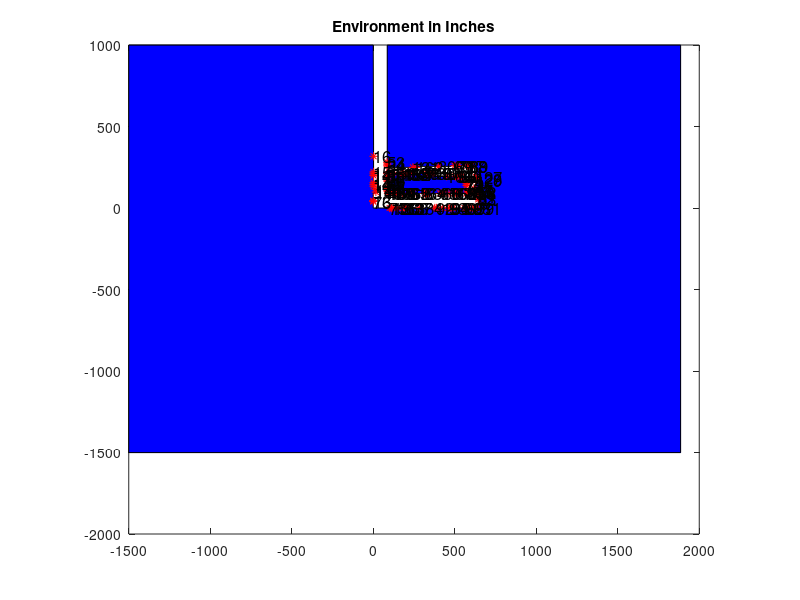
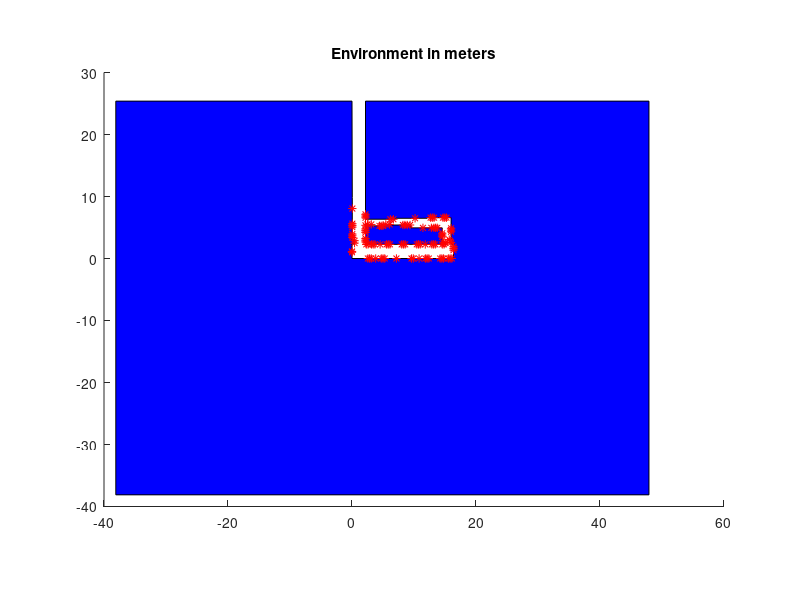

Recreate these plots in MATLAB, in order. (Note: this script raises an error after producing the figures.)
clc;clear all;close all;

% every raw number is in inches. They get converted to meters at the end (when we draw
% them).

sanity_checks = 1;

L_size = 11;

origin = [0;0];
v_out(:,1) = origin;
L = [];

%% Landmarks in forward direction
x = v_out(1,end);
y = v_out(2,end);

% id = 1;
% origin_to_L1 = 89.5;
% L(:,end+1) = [id; x+origin_to_L1; y];

id = 75;
origin_to_L75 = 100.5;
L(:,end+1) = [id; x+origin_to_L75; y; pi/2];

id = 135;
origin_to_L135 = origin_to_L75 + L_size;
L(:,end+1) = [id; x+origin_to_L135; y; pi/2];

id = 136;
origin_to_L136 = origin_to_L135 + L_size;
L(:,end+1) = [id; x+origin_to_L136; y; pi/2];

id = 163;
origin_to_L163 = origin_to_L136 + L_size/2 + 17 + L_size/2;
L(:,end+1) = [id; x+origin_to_L163; y; pi/2];

id = 2;
origin_to_L2 = 186;
L(:,end+1) = [id; x+origin_to_L2; y; pi/2];


id = 137;
origin_to_L137 = origin_to_L2 + L_size;
L(:,end+1) = [id; x+origin_to_L137; y; pi/2];

id = 138;
origin_to_L138 = origin_to_L137 + L_size;
L(:,end+1) = [id; x+origin_to_L138; y; pi/2];

id = 3;
origin_to_L3 = 282;
L(:,end+1) = [id; x+origin_to_L3; y; pi/2];

id = 4;
origin_to_L4 = 300 + 78;
L(:,end+1) = [id; x+origin_to_L4; y; pi/2];

id = 92;
origin_to_L92 = origin_to_L4 + L_size;
L(:,end+1) = [id; x+origin_to_L92; y; pi/2];

id = 164;
origin_to_L164 = origin_to_L92 + L_size/2 + 26 + L_size/2;
L(:,end+1) = [id; x+origin_to_L164; y; pi/2];

id = 93;
origin_to_L93 = 300 + 166;
L(:,end+1) = [id; x+origin_to_L93; y; pi/2];

id = 94;
origin_to_L94 = origin_to_L93 + L_size;
L(:,end+1) = [id; x+origin_to_L94; y; pi/2];

id = 95;
origin_to_L95 = origin_to_L94 + L_size;
L(:,end+1) = [id; x+origin_to_L95; y; pi/2];

id = 96;
origin_to_L96 = 300 + 259.5;
L(:,end+1) = [id; x+origin_to_L96; y; pi/2];

id = 6;
origin_to_L6 = origin_to_L96 + L_size;
L(:,end+1) = [id; x+origin_to_L6; y; pi/2];

id = 97;
origin_to_L97 = origin_to_L6 + L_size;
L(:,end+1) = [id; x+origin_to_L97; y; pi/2];

id = 98;
origin_to_L98 = 600 + 12;
L(:,end+1) = [id; x+origin_to_L98; y; pi/2];

id = 211;
origin_to_L211 = origin_to_L98 + L_size;
L(:,end+1) = [id; x+origin_to_L211; y; pi/2];

id = 99;
origin_to_L99 = origin_to_L211 + L_size;
L(:,end+1) = [id; x+origin_to_L99; y; pi/2];

%% Vertices
origin_to_digital_door_right = 641.25;
x = v_out(1,end);
y = v_out(2,end);
v_out(:,end+1) = [x+origin_to_digital_door_right  ; y];

ToRightMetalCorner = 9.5;
x = v_out(1,end);
y = v_out(2,end);
v_out(:,end+1) = [x ; y+ToRightMetalCorner];

ToDigitalDoorCorner = 3.35;
x = v_out(1,end);
y = v_out(2,end);
v_out(:,end+1) = [x+ToDigitalDoorCorner ; y];

digital_door_size = 71;
x = v_out(1,end);
y = v_out(2,end);
v_out(:,end+1) = [x ; y+digital_door_size];

%% Landmarks
x = v_out(1,end);
y = v_out(2,end);

id = 81;
LeftDoorCornerTo81 = L_size/2;
L(:,end+1) = [id; x; y - LeftDoorCornerTo81; pi];

id = 82;
LeftDoorCornerTo82 = LeftDoorCornerTo81 + L_size;
L(:,end+1) = [id; x; y - LeftDoorCornerTo82; pi];

id = 83;
LeftDoorCornerTo83 = LeftDoorCornerTo82 + L_size;
L(:,end+1) = [id; x; y - LeftDoorCornerTo83; pi];

%% vertices

ToLeftMetalCorner = 3.35;
x = v_out(1,end);
y = v_out(2,end);
v_out(:,end+1) = [x-ToLeftMetalCorner ; y];

ToHallwayCorner = 9.5;
x = v_out(1,end);
y = v_out(2,end);
v_out(:,end+1) = [x ; y+ToHallwayCorner ];

ToRightMetalofBackDoor = 8.25;
x = v_out(1,end);
y = v_out(2,end);
v_out(:,end+1) = [x-ToRightMetalofBackDoor ; y ];

ToRightCornerofBackDoor = 4;
x = v_out(1,end);
y = v_out(2,end);
v_out(:,end+1) = [x ; y+ToRightCornerofBackDoor  ];

% BackDoorWidth = 35.75;
% BackDoorAngle = atan2(26,25);
% x = v_out(1,end);
% y = v_out(2,end);
% v_out(:,end+1) = [x-BackDoorWidth*cos(BackDoorAngle) ; y+BackDoorWidth*sin(BackDoorAngle) ];

% For sanity check: End of door when it is closed!!
BackDoorWidth = 36;
x = v_out(1,end);
y = v_out(2,end);
EndofTheClosedDoor = [x - BackDoorWidth , y];

BackDoorWidth = 36;
BackDoorAngle = atan2(31,18.5);
x = v_out(1,end);
y = v_out(2,end);
v_out(:,end+1) = [x-BackDoorWidth*cos(BackDoorAngle) ; y+BackDoorWidth*sin(BackDoorAngle) ];

%% Landmarks
x = v_out(1,end);
y = v_out(2,end);

BackDoorLandmarkAngles = -pi/2-BackDoorAngle;

id = 84;
BackDoorEdgeTo84 = L_size/2;
L(:,end+1) = [id; x+BackDoorEdgeTo84*cos(BackDoorAngle) ; y-BackDoorEdgeTo84*sin(BackDoorAngle); BackDoorLandmarkAngles ];

id = 12;
BackDoorEdgeTo12 = BackDoorEdgeTo84 + L_size;
L(:,end+1) = [id; x+BackDoorEdgeTo12*cos(BackDoorAngle) ; y-BackDoorEdgeTo12*sin(BackDoorAngle); BackDoorLandmarkAngles ];

id = 85;
BackDoorEdgeTo85 = BackDoorEdgeTo12 + L_size;
L(:,end+1) = [id; x+BackDoorEdgeTo85*cos(BackDoorAngle) ; y-BackDoorEdgeTo85*sin(BackDoorAngle); BackDoorLandmarkAngles ];

%% vertices
BackDoorDepth = 1.75;
perpAngle = BackDoorAngle+pi/2;
x = v_out(1,end);
y = v_out(2,end);
v_out(:,end+1) = [x-BackDoorDepth*cos(perpAngle) ; y+BackDoorDepth*sin(perpAngle) ];

BackDoorWidth = 35.75;
BackDoorAngle = atan2(31,18.5);
x = v_out(1,end);
y = v_out(2,end);
v_out(:,end+1) = [x+BackDoorWidth*cos(BackDoorAngle) ; y-BackDoorWidth*sin(BackDoorAngle) ];

BackDoorToCrossOnShelf = 32.7;
x = v_out(1,end);
y = v_out(2,end);
v_out(:,end+1) = [x ; y+BackDoorToCrossOnShelf ];

CrossOnShelfToShelfCorner = 5.2;
x = v_out(1,end);
y = v_out(2,end);
v_out(:,end+1) = [x-CrossOnShelfToShelfCorner ; y ];


%% Landmarks
x = v_out(1,end);
y = v_out(2,end);

id = 129;
ShelfCornerTo129 = 42;
L(:,end+1) = [id; x ; y+ShelfCornerTo129 ; pi];

id = 128;
ShelfCornerTo128 = ShelfCornerTo129 + L_size;
L(:,end+1) = [id; x; y + ShelfCornerTo128; pi];

id = 127;
ShelfCornerTo127 = ShelfCornerTo128 + L_size;
L(:,end+1) = [id; x; y + ShelfCornerTo127; pi];

%% vertices
ShelfCornerToCross = 131.5;
x = v_out(1,end);
y = v_out(2,end);
v_out(:,end+1) = [x  ; y+ShelfCornerToCross  ];


%% Landmarks
x = v_out(1,end);
y = v_out(2,end);

id = 89;
CrossTo89 = 29.5;
L(:,end+1) = [id; x - CrossTo89 ; y ; -pi/2];

id = 88;
CrossTo88 = CrossTo89 + L_size;
L(:,end+1) = [id; x - CrossTo88; y ; -pi/2];

id = 87;
CrossTo87 = CrossTo88 + L_size;
L(:,end+1) = [id; x - CrossTo87; y ; -pi/2];

id = 71;
CrossTo71 = 108;
L(:,end+1) = [id; x - CrossTo71 ; y ; -pi/2];

id = 70;
CrossTo70 = CrossTo71 + L_size;
L(:,end+1) = [id; x - CrossTo70; y ; -pi/2];

id = 69;
CrossTo69 = CrossTo70 + L_size;
L(:,end+1) = [id; x - CrossTo69; y ; -pi/2];


%% vertices
CrossToEdgeofGoalDesk = 152.67;
x = v_out(1,end);
y = v_out(2,end);
v_out(:,end+1) = [x - CrossToEdgeofGoalDesk  ; y];

EdgeofGoalDeskToHypothCross = 4;
x = v_out(1,end);
y = v_out(2,end);
v_out(:,end+1) = [x  ; y - EdgeofGoalDeskToHypothCross];

%% Landmarks
x = v_out(1,end);
y = v_out(2,end);

id = 300;
HypothCrossTo300 = 76;
L(:,end+1) = [id; x - HypothCrossTo300; y; -pi/2];
 
%% vertices
From300ToTrashCan = L_size/2 + 121;
HypothCrossToPlasticTrashCan = HypothCrossTo300 + From300ToTrashCan;
x = v_out(1,end);
y = v_out(2,end);
v_out(:,end+1) = [x - HypothCrossToPlasticTrashCan  ; y];

PointOnTrashCanToEdgeofTrashCan = 6;
x = v_out(1,end);
y = v_out(2,end);
v_out(:,end+1) = [x  ; y - PointOnTrashCanToEdgeofTrashCan];

%% Landmarks
x = v_out(1,end);
y = v_out(2,end);

id = 162;
EdgeOfTrashCanTo162 = 5.8 + L_size/2;
L(:,end+1) = [id; x - EdgeOfTrashCanTo162; y ; -pi/2];

%% vertices
EdgeOfTrashCanToMetalCornerInnerDoor = 2 + L_size/2 + EdgeOfTrashCanTo162;
x = v_out(1,end);
y = v_out(2,end);
v_out(:,end+1) = [x - EdgeOfTrashCanToMetalCornerInnerDoor ; y ];

%% Landmarks
x = v_out(1,end);
y = v_out(2,end);

id = 131;
MetalTo131 = 6.35+L_size/2;
L(:,end+1) = [id; x - MetalTo131; y ; -pi/2];

%% vertices
InnerDoorMetalToFrontDoor = 169.5;
x = v_out(1,end);
y = v_out(2,end);
v_out(:,end+1) = [x - InnerDoorMetalToFrontDoor ; y ];

ObtainedRestRoomCorridorWidth = v_out(1,end);

%% landmarks
x = v_out(1,end);
y = v_out(2,end);

id = 54;
FrontdoorMetalTo54 = 3.7 + L_size/2;
L(:,end+1) = [id; x ; y + FrontdoorMetalTo54; pi];

id = 24;
FrontdoorMetalTo24 = FrontdoorMetalTo54 + L_size;
L(:,end+1) = [id; x ; y + FrontdoorMetalTo24 ; pi];

id = 53;
FrontdoorMetalTo53 = FrontdoorMetalTo54 + 2*L_size;
L(:,end+1) = [id; x ; y + FrontdoorMetalTo53; pi];

%% vertices
ToSomeWhereAfterRestRoom = 750;
x = v_out(1,end);
y = v_out(2,end);
v_out(:,end+1) = [x  ; y + ToSomeWhereAfterRestRoom ];

ToSomeWhereRightofElev = 1800;
x = v_out(1,end);
y = v_out(2,end);
v_out(:,end+1) = [x + ToSomeWhereRightofElev ; y  ];

ToSomeWhereBehindDigital = 2500;
x = v_out(1,end);
y = v_out(2,end);
v_out(:,end+1) = [x ; y-ToSomeWhereBehindDigital ];

Toinsidewall = 1500;
ToSomeWhereBehindOrigin = ToSomeWhereRightofElev+ObtainedRestRoomCorridorWidth+Toinsidewall;
x = v_out(1,end);
y = v_out(2,end);
v_out(:,end+1) = [x-ToSomeWhereBehindOrigin ; y];

ToSomeWhereBehindDavidsOffice = ToSomeWhereBehindDigital;
x = v_out(1,end);
y = v_out(2,end);
v_out(:,end+1) = [x; y+ToSomeWhereBehindDavidsOffice ];

ToSomepointOnDavidsWall = Toinsidewall;
x = v_out(1,end);
y = v_out(2,end);
v_out(:,end+1) = [x+ToSomepointOnDavidsWall ; y];

% We measured directly the coordinates of the left inner corner of the
% second column (in front of restrooms)
v_out(:,end+1) = [2 ; 273+112+1.2 ];

left_inner_corner_second_column_TO_right_inner_corner_first_column = 267.9;

%% landmarks
x = v_out(1,end);
y = v_out(2,end);

id = 16;
leftInnerCornerSecondColumn_to_L16 = 69;
L(:,end+1) = [id; x; y - leftInnerCornerSecondColumn_to_L16; 0];

id = 15;
leftInnerCornerSecondColumn_to_L15 = 165.1;
L(:,end+1) = [id; x; y - leftInnerCornerSecondColumn_to_L15; 0];

id = 145;
leftInnerCornerSecondColumn_to_L145 = leftInnerCornerSecondColumn_to_L15 + L_size;
L(:,end+1) = [id; x; y - leftInnerCornerSecondColumn_to_L145; 0];

id = 144;
leftInnerCornerSecondColumn_to_L144 = leftInnerCornerSecondColumn_to_L145 + L_size;
L(:,end+1) = [id; x; y - leftInnerCornerSecondColumn_to_L144; 0];

id = 141;
leftInnerCornerSecondColumn_to_L141 = left_inner_corner_second_column_TO_right_inner_corner_first_column - 37;
L(:,end+1) = [id; x; y - leftInnerCornerSecondColumn_to_L141; 0];

id = 142;
leftInnerCornerSecondColumn_to_L142 = leftInnerCornerSecondColumn_to_L141 + L_size;
L(:,end+1) = [id; x; y - leftInnerCornerSecondColumn_to_L142; 0];

id = 14;
leftInnerCornerSecondColumn_to_L14 = leftInnerCornerSecondColumn_to_L142 + L_size;
L(:,end+1) = [id; x; y - leftInnerCornerSecondColumn_to_L14; 0];

%% vertices
left_inner_corner_second_column_TO_right_inner_corner_first_column = left_inner_corner_second_column_TO_right_inner_corner_first_column; % for the sake of code readability
x = v_out(1,end);
y = v_out(2,end);
v_out(:,end+1) = [x ; y - left_inner_corner_second_column_TO_right_inner_corner_first_column];

%% vertices
rightWidthofTheFirstColumn = 14.2;
x = v_out(1,end);
y = v_out(2,end);
v_out(:,end+1) = [x + rightWidthofTheFirstColumn  ; y ];

FaceWidthofTheFirstColumn = 25.8;
%% landmarks
x = v_out(1,end);
y = v_out(2,end);

id = 143;
leftOuterCornerFirstColumn_to_L143 = L_size/2;
L(:,end+1) = [id; x; y - leftOuterCornerFirstColumn_to_L143; 0];

id = 140;
leftOuterCornerFirstColumn_to_L140 = FaceWidthofTheFirstColumn  - L_size/2;
L(:,end+1) = [id; x; y - leftOuterCornerFirstColumn_to_L140; 0];

%% vertices
FaceWidthofTheFirstColumn = FaceWidthofTheFirstColumn; % for the sake of code readability
x = v_out(1,end);
y = v_out(2,end);
v_out(:,end+1) = [x ; y - FaceWidthofTheFirstColumn ];

%% vertices
leftWidthofTheFirstColumn = 16.2;
x = v_out(1,end);
y = v_out(2,end);
v_out(:,end+1) = [x - leftWidthofTheFirstColumn ; y];

%% landmarks
x = v_out(1,end);
y = v_out(2,end);

id = 13;
leftInnerCornerFirstColumn_to_L13 = 47.5;
L(:,end+1) = [id; x; y - leftInnerCornerFirstColumn_to_L13; 0];

id = 76;
leftInnerCornerFirstColumn_to_L76 = leftInnerCornerFirstColumn_to_L13 + L_size/2;
L(:,end+1) = [id; x; y - leftInnerCornerFirstColumn_to_L76; 0];

%% vertices
left_inner_corner_of_the_first_column_TO_origin = 92.5;
x = v_out(1,end);
y = v_out(2,end);
v_out(:,end+1) = [x ; y - left_inner_corner_of_the_first_column_TO_origin];

% %% Landmarks in backward direction
% x = v_out(1,end);
% y = v_out(2,end);
% 
% id = 76;
% origin_to_L76 = 34.5;
% L(:,end+1) = [id; x; y + origin_to_L76];
% 
% id = 13;
% origin_to_L13 = origin_to_L76 + L_size;
% L(:,end+1) = [id; x; y + origin_to_L13];

% sanity check
if any(v_out(:,end) ~= v_out(:,1))
%     error('origin is not reached')
end

fill(v_out(1,:),v_out(2,:),'b')

%======================================================================================================
%======================================================================================================
%======================================================================================================
%==================================Inside Polygon
MeasuredRestRoomCorridorWidth = 85.5;
MeasuredElhamCorridorWidth = 89.7;
FirstCornerCloseToOrigin = [MeasuredRestRoomCorridorWidth  , MeasuredElhamCorridorWidth];
v_AliOffice(:,1) = FirstCornerCloseToOrigin;

CornerToBackDoorMetal = 511.5;

%% Landmarks
x = v_AliOffice(1,end);
y = v_AliOffice(2,end);

id = 139;
CornerTo139 = L_size/2;
L(:,end+1) = [id; x + CornerTo139 ; y ; -pi/2];

id = 150;
CornerTo150 = L_size + L_size/2;
L(:,end+1) = [id; x + CornerTo150 ; y ; -pi/2];

id = 59;
CornerTo59 = 32.6 + L_size/2;
L(:,end+1) = [id; x + CornerTo59 ; y ; -pi/2];

id = 7;
CornerTo7 = CornerTo59 + L_size;
L(:,end+1) = [id; x + CornerTo7 ; y ; -pi/2];

id = 60;
CornerTo60 = CornerTo7 + L_size;
L(:,end+1) = [id; x + CornerTo60 ; y ; -pi/2];

id = 165;
CornerTo165 = CornerTo60 + L_size/2 + 22 + L_size/2;
L(:,end+1) = [id; x + CornerTo165 ; y ; -pi/2];

id = 61;
CornerTo61 = CornerTo60 + L_size/2 + 62.9 + L_size/2;
L(:,end+1) = [id; x + CornerTo61 ; y ; -pi/2];

id = 8;
CornerTo8 = CornerTo61 + L_size;
L(:,end+1) = [id; x + CornerTo8 ; y ; -pi/2];

id = 62;
CornerTo62 = CornerTo8 + L_size;
L(:,end+1) = [id; x + CornerTo62 ; y ; -pi/2];

id = 63;
CornerTo63 = CornerTo62 + L_size/2 + 63.1 + L_size/2;
L(:,end+1) = [id; x + CornerTo63 ; y ; -pi/2];

id = 9;
CornerTo9 = CornerTo63 + L_size;
L(:,end+1) = [id; x + CornerTo9 ; y ; -pi/2];

id = 64;
CornerTo64 = CornerTo9 + L_size;
L(:,end+1) = [id; x + CornerTo64 ; y ; -pi/2];


id = 65;
CornerTo65 = CornerTo64 + L_size/2 + 62.6 + L_size/2;
L(:,end+1) = [id; x + CornerTo65 ; y ; -pi/2];

id = 10;
CornerTo10 = CornerTo65 + L_size;
L(:,end+1) = [id; x + CornerTo10 ; y ; -pi/2];

id = 66;
CornerTo66 = CornerTo10 + L_size;
L(:,end+1) = [id; x + CornerTo66 ; y ; -pi/2];

id = 166;
CornerTo166 = CornerTo66 + L_size/2 + 21 + L_size/2;
L(:,end+1) = [id; x + CornerTo166 ; y ; -pi/2];

id = 67;
CornerTo67 = CornerToBackDoorMetal - 62.5 - 2*L_size - L_size/2;
L(:,end+1) = [id; x + CornerTo67 ; y ; -pi/2];

id = 11;
CornerTo11 = CornerTo67 + L_size;
L(:,end+1) = [id; x + CornerTo11 ; y ; -pi/2];

id = 68;
CornerTo68 = CornerTo11 + L_size;
L(:,end+1) = [id; x + CornerTo68 ; y ; -pi/2];

id = 80;
CornerTo80 = CornerToBackDoorMetal - 18 - L_size/2;
L(:,end+1) = [id; x + CornerTo80 ; y ; -pi/2];

id = 210;
CornerTo210 = CornerToBackDoorMetal - 18 + L_size/2;
L(:,end+1) = [id; x + CornerTo210 ; y ; -pi/2];

%% vertices
CornerToBackDoorMetal = CornerToBackDoorMetal; % for the sake of code readability
x = v_AliOffice(1,end);
y = v_AliOffice(2,end);
v_AliOffice(:,end+1) = [x+CornerToBackDoorMetal  ; y];

% sanity check
x = v_AliOffice(1,end);
y = v_AliOffice(2,end);
if x~= EndofTheClosedDoor(1)
    x_fromInnerMeasurments = x
    x_fromouterMeasurments = EndofTheClosedDoor(1)
    differ = x - EndofTheClosedDoor(1)
    error('inconsistency')
end


%% vertices
MetalWidth = 9;
x = v_AliOffice(1,end);
y = v_AliOffice(2,end);
v_AliOffice(:,end+1) = [x ; y + MetalWidth];

%% Landmarks
x = v_AliOffice(1,end);
y = v_AliOffice(2,end);

id = 152;
BackDoorMetalTo152 = L_size/2;
L(:,end+1) = [id; x-BackDoorMetalTo152 ; y ; pi/2];

id = 153;
BackDoorMetalTo153 = L_size+L_size/2;
L(:,end+1) = [id; x-BackDoorMetalTo153 ; y ; pi/2];

%% vertices
ToBoxLine = 24;
x = v_AliOffice(1,end);
y = v_AliOffice(2,end);
v_AliOffice(:,end+1) = [x - ToBoxLine; y];

%% Landmarks
x = v_AliOffice(1,end);
y = v_AliOffice(2,end);

id = 72;
BoxLineWallCornerTo72 = 34 + L_size/2;
L(:,end+1) = [id; x ; y+BoxLineWallCornerTo72 ; 0];

id = 73;
BoxLineWallCornerTo73 = BoxLineWallCornerTo72 + L_size;
L(:,end+1) = [id; x ; y+BoxLineWallCornerTo73 ; 0];

id = 74;
BoxLineWallCornerTo74 = BoxLineWallCornerTo73 + L_size;
L(:,end+1) = [id; x ; y+BoxLineWallCornerTo74 ; 0];


%% vertices

BoxLineLength = 96;
x = v_AliOffice(1,end);
y = v_AliOffice(2,end);
v_AliOffice(:,end+1) = [x ; y + BoxLineLength];

%% Landmarks
x = v_AliOffice(1,end);
y = v_AliOffice(2,end);

id = 90;
CrossTo90 = 26 + L_size/2;
L(:,end+1) = [id; x - CrossTo90 ; y ; pi/2];

id = 86;
CrossTo86 = CrossTo90 + L_size;
L(:,end+1) = [id; x - CrossTo86 ; y ; pi/2];

id = 91;
CrossTo91 = CrossTo86 + L_size;
L(:,end+1) = [id; x - CrossTo91 ; y ; pi/2];

id = 160;
CrossTo160 = CrossTo91 + L_size/2 + 4.5 + L_size/2;
L(:,end+1) = [id; x - CrossTo160 ; y ; pi/2];

id = 161;
CrossTo161 = CrossTo160 + L_size/2 + 42.5 + L_size/2;
L(:,end+1) = [id; x - CrossTo161 ; y ; pi/2];

%% vertices
ToArnoudDeskCorner = 75;
x = v_AliOffice(1,end);
y = v_AliOffice(2,end);
v_AliOffice(:,end+1) = [x - ToArnoudDeskCorner ; y ];

ToPoePrinterDesk = 123.9;
x = v_AliOffice(1,end);
y = v_AliOffice(2,end);
v_AliOffice(:,end+1) = [x - ToPoePrinterDesk ; y ];

EdgeofPoePrinterDeskToCornerofPoePrinterDesk = 18;
x = v_AliOffice(1,end);
y = v_AliOffice(2,end);
v_AliOffice(:,end+1) = [x ; y + EdgeofPoePrinterDeskToCornerofPoePrinterDesk ];

%% landmarks
x = v_AliOffice(1,end);
y = v_AliOffice(2,end);

id = 157;
CrossTo157 = L_size/2;
L(:,end+1) = [id; x - CrossTo157 ; y ; pi/2];

id = 149;
CrossTo149 = 18.2 + L_size/2;
L(:,end+1) = [id; x - CrossTo149 ; y ; pi/2];

id = 130;
CrossTo130 = 32.6 + L_size/2;
L(:,end+1) = [id; x - CrossTo130 ; y ; pi/2];

id = 148;
CrossTo148 = 45.2 + L_size/2;
L(:,end+1) = [id; x - CrossTo148 ; y ; pi/2];


%% vertices
WidthOfPoePrinterDesk = 60;
x = v_AliOffice(1,end);
y = v_AliOffice(2,end);
v_AliOffice(:,end+1) = [x - WidthOfPoePrinterDesk; y ];

PoePrinterDeskRightCornerToWall = 62.7;
x = v_AliOffice(1,end);
y = v_AliOffice(2,end);
v_AliOffice(:,end+1) = [x - PoePrinterDeskRightCornerToWall; y ];

WallToOpenMiddleDoor = 3.6; %6;
x = v_AliOffice(1,end);
y = v_AliOffice(2,end);
v_AliOffice(:,end+1) = [x ; y + WallToOpenMiddleDoor];

MiddleDoorLolaToMiddleDoorEnd = 42.4;
x = v_AliOffice(1,end);
y = v_AliOffice(2,end);
v_AliOffice(:,end+1) = [x - MiddleDoorLolaToMiddleDoorEnd ; y ];

%% landmarks
x = v_AliOffice(1,end);
y = v_AliOffice(2,end);

id = 158;
EdgeOf_innerDoorTo158 = 35.5 - L_size/2;
L(:,end+1) = [id; x + EdgeOf_innerDoorTo158 ; y ; pi/2];

id = 147;
EdgeOf_innerDoorTo147 = L_size/2;
L(:,end+1) = [id; x + EdgeOf_innerDoorTo147 ; y ; pi/2];

%% vertices
DoorEndToWall = 9;
x = v_AliOffice(1,end);
y = v_AliOffice(2,end);
v_AliOffice(:,end+1) = [x ; y - DoorEndToWall ];

%% landmarks
x = v_AliOffice(1,end);
y = v_AliOffice(2,end);

id = 134;
EndOfMiddleDoorTo134 = 7.05 + L_size/2;
L(:,end+1) = [id; x - EndOfMiddleDoorTo134 ; y ; pi/2];

id = 132;
EndOfMiddleDoorTo132 = EndOfMiddleDoorTo134 + L_size;
L(:,end+1) = [id; x - EndOfMiddleDoorTo132 ; y ; pi/2];

id = 133;
EndOfMiddleDoorTo133 = EndOfMiddleDoorTo132 + L_size;
L(:,end+1) = [id; x - EndOfMiddleDoorTo133 ; y ; pi/2];

%% vertices
MiddleDoorEndToFontDoorEndAlongTheWall = 81;
x = v_AliOffice(1,end);
y = v_AliOffice(2,end);
v_AliOffice(:,end+1) = [x - MiddleDoorEndToFontDoorEndAlongTheWall ; y ];

x = v_AliOffice(1,end);
y = v_AliOffice(2,end);
v_AliOffice(:,end+1) = [x ; y + DoorEndToWall ];

%% landmarks
x = v_AliOffice(1,end);
y = v_AliOffice(2,end);

id = 146;
EdgeofFrontDoorTo146 = L_size/2;
L(:,end+1) = [id; x - EdgeofFrontDoorTo146 ; y ; pi/2];

id = 159;
EdgeofFrontDoorTo159 = 35.5 - L_size/2;
L(:,end+1) = [id; x - EdgeofFrontDoorTo159 ; y ; pi/2];

%% vertices
FontDoorEndToRightMetalCornerFrontDoor = 42.5;  %% This is really accurate
x = v_AliOffice(1,end);
y = v_AliOffice(2,end);
v_AliOffice(:,end+1) = [x - FontDoorEndToRightMetalCornerFrontDoor ; y ];

% sanity check
if sanity_checks == 1
LandmarkLineOnFrontDoorToStartVertex = 126.6;
if (abs(v_AliOffice(1,1) - v_AliOffice(1,end))>0.001||abs(v_AliOffice(2,1) + LandmarkLineOnFrontDoorToStartVertex - v_AliOffice(2,end))>0.001 )
    error('inner polygon is not closed!')
end
end

%% Landmarks
x = v_AliOffice(1,end);
y = v_AliOffice(2,end);

id = 151;
FrontDoorTo151 = L_size/2;
L(:,end+1) = [id; x; y - FrontDoorTo151 ; pi];

id = 55;
FrontDoorTo55 = 23 + L_size/2;
L(:,end+1) = [id; x; y - FrontDoorTo55 ; pi];

id = 23;
FrontDoorTo23 = FrontDoorTo55 + L_size;
L(:,end+1) = [id; x; y - FrontDoorTo23 ; pi];

id = 56;
FrontDoorTo56 = FrontDoorTo55 + 2*L_size;
L(:,end+1) = [id; x; y - FrontDoorTo56 ; pi];

id = 57;
FrontDoorTo57 = 83.6 + L_size/2;
L(:,end+1) = [id; x; y - FrontDoorTo57 ; pi];

id = 58;
FrontDoorTo58 = FrontDoorTo57 + L_size;
L(:,end+1) = [id; x; y - FrontDoorTo58 ; pi];

id = 22;
FrontDoorTo22 = FrontDoorTo57 + 2*L_size;
L(:,end+1) = [id; x; y - FrontDoorTo22 ; pi];

%% vertices
v_AliOffice(:,end+1) = v_AliOffice(:,1);

%% ========================= Draw environment in inches
hold on
fill(v_AliOffice(1,:),v_AliOffice(2,:),'b')

title('Environment in Inches')
set(gca,'DataAspectRatio',[1 1 1]); % makes the scaling of different axes the same. So, a circle is shown as a circle not ellipse.

%% Draw landmarks
plot(L(2,:), L(3,:), 'r*')
s = [];
L_meters = [L(1,:);L(2:3,:)*0.0254;L(4,:)/pi];
for i = 1:size(L,2)
    text(L(2,i), L(3,i), num2str(L(1,i)), 'fontsize', 12)
    s = [ s , sprintf(['<landmark id = ', num2str(L(1,i)), ' x = ', num2str(L_meters (2,i)), ' y = ', num2str(L_meters (3,i)), ' theta = ', num2str(L_meters (4,i)) , ' /> \n']) ];
end

%% ========================= Draw environment in Meters
figure
hold on
fill(v_out(1,:)*0.0254,v_out(2,:)*0.0254,'b')
fill(v_AliOffice(1,:)*0.0254, v_AliOffice(2,:)*0.0254, 'b')

set(gca,'DataAspectRatio',[1 1 1]); % makes the scaling of different axes the same. So, a circle is shown as a circle not ellipse.
title('Environment in meters')

%% Draw landmarks
plot(L(2,:)*0.0254, L(3,:)*0.0254, 'r*')
% for i = 1:size(L,2)
%     text(L(2,i)*0.0254, L(3,i)*0.0254, num2str(L(1,i)), 'fontsize', 12)
% end

%% make obj file
all_vert_meter = {v_out'*0.0254, v_AliOffice'*0.0254};
generate_obj_file_from_vertices(all_vert_meter, 'FourthFloorJune11.obj')


